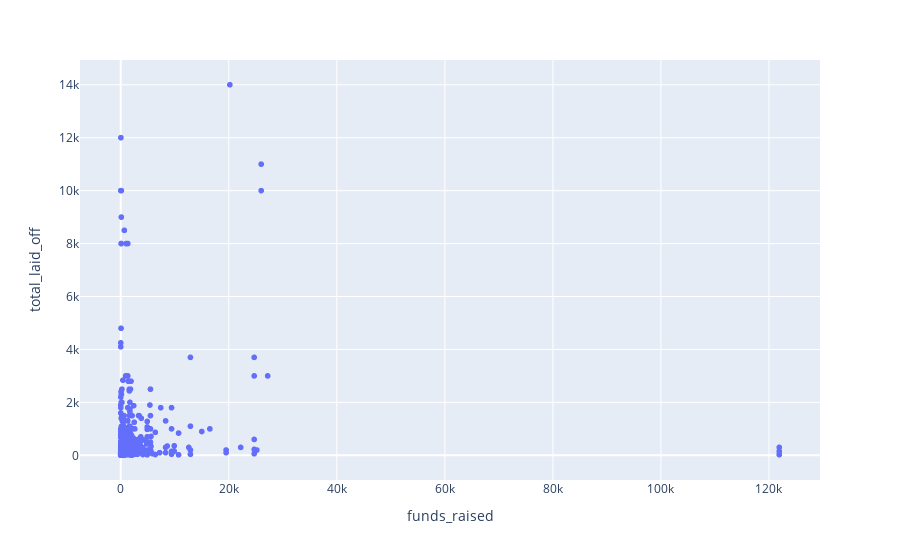

The cell this chart's notebook holds for it:
### Markdown cell above
### Checking for Outliers

### Code cell
px.scatter(df_layoffs,y='total_laid_off',x='funds_raised')

### Figure 1 — Plotly figure (JSON) as saved in the notebook; plotly's stock layout.template omitted (floating-point values rounded to 4 significant figures; data arrays with more than 128 entries replaced by an {"elided": "..."} marker saying what was removed)
{"data": [{"hovertemplate": "funds_raised=%{x}<br>total_laid_off=%{y}<extra></extra>", "legendgroup": "", "marker": {"color": "#636efa", "symbol": "circle"}, "mode": "markers", "name": "", "showlegend": false, "type": "scattergl", "x": {"elided": "3568 float values"}, "xaxis": "x", "y": {"elided": "3568 int values"}, "yaxis": "y"}], "layout": {"legend": {"tracegroupgap": 0}, "margin": {"t": 60}, "xaxis": {"anchor": "y", "domain": [0, 1], "title": {"text": "funds_raised"}}, "yaxis": {"anchor": "x", "domain": [0, 1], "title": {"text": "total_laid_off"}}}}
